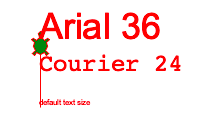

Here is the Python script that generated this plot:
# add text
import turtle

turtle.left(90)
turtle.write('default text size')

turtle.forward(30)
turtle.write('Courier 24', font=('Courier', 24))

turtle.forward(30)
turtle.write('Arial 36', font=('Arial', 36))

turtle.done()
